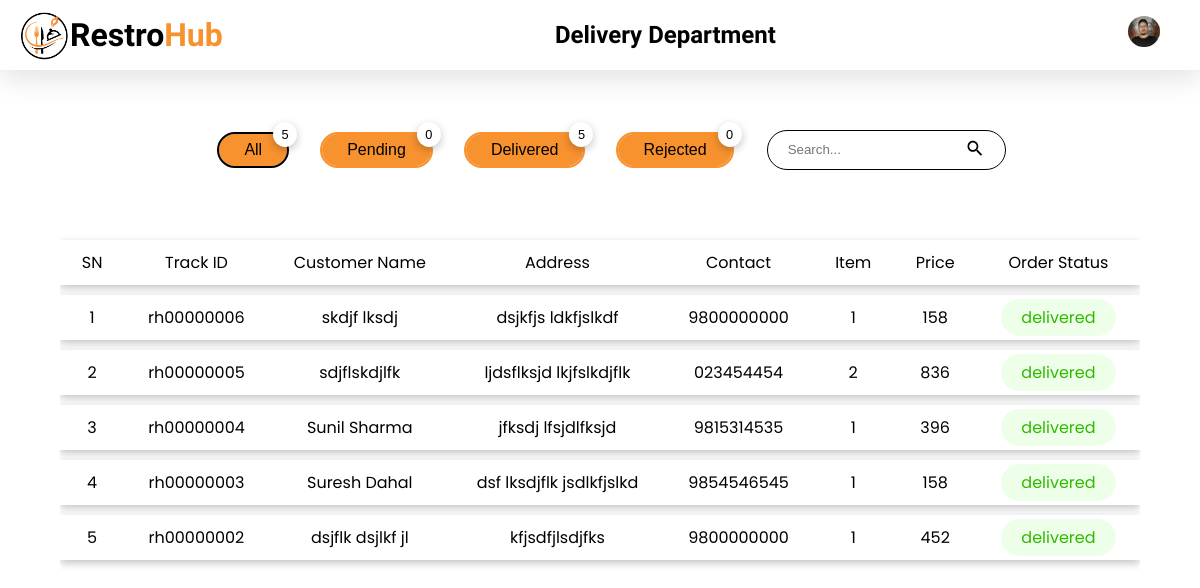
Before: /delivery/index.php?filter=all (signed in) with the older database file.
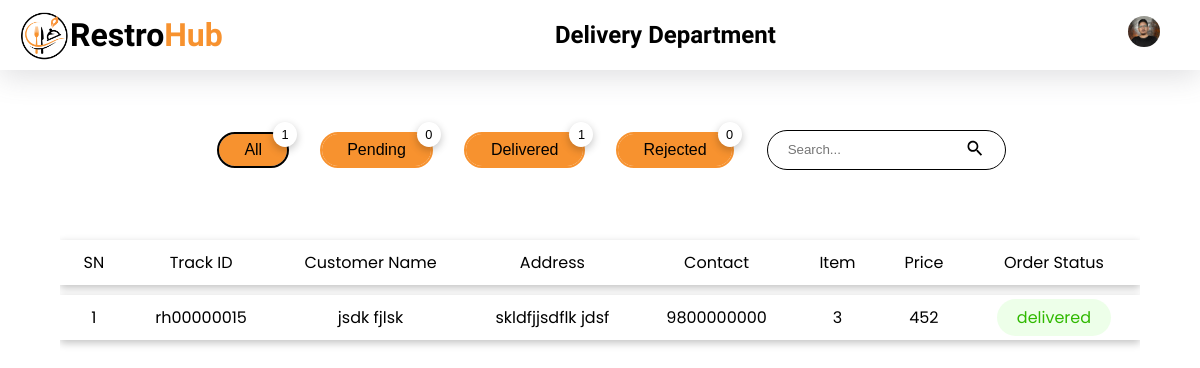
After: the same page with the newer database file.
### tables this page shows
CREATE TABLE `orders` (
  `id` int(11) NOT NULL,
  `c_id` int(11) NOT NULL,
  `track_id` varchar(10) NOT NULL,
  `o_c_id` int(11) NOT NULL,
  `qty` int(11) NOT NULL,
  `f_id` int(11) NOT NULL,
  `total_price` int(10) NOT NULL,
  `note` varchar(100) DEFAULT NULL,
  `payment_method` varchar(10) NOT NULL,
  `delivery_date` date DEFAULT NULL,
  `delivery_time` time DEFAULT NULL,
  `date` datetime NOT NULL
);

CREATE TABLE `order_contact_details` (
  `o_c_id` int(11) NOT NULL,
  `address` varchar(50) NOT NULL,
  `phone` varchar(10) NOT NULL,
  `c_name` varchar(30) NOT NULL
);

CREATE TABLE `to_be_delivered` (
  `tbd_id` int(11) NOT NULL,
  `order_id` int(11) NOT NULL,
  `status` varchar(10) NOT NULL,
  `date` datetime NOT NULL DEFAULT current_timestamp()
);

### delivery/index.php (the view, shortened to what the changed rows need)
<!DOCTYPE html>
<html lang="en">
<head>
    <link rel="stylesheet" href="../styles/style.css">
    <link rel="stylesheet" href="../styles/responsive.css">
</head>
<body>
    <?php
    require './components/header.php'
    ?>
    <main style="margin: 40px 5%;">
        <div class="flex items-center mt-20 justify-center scroll">
            <?php
            $sql = "delete from to_be_delivered where Date(date) < DATE_SUB(NOW(), INTERVAL 1 DAY)";
            mysqli_query($conn, $sql) or die("Something went wrong");
            $sql_all = "select tbd_id from to_be_delivered inner join orders on to_be_delivered.order_id  = orders.id group by orders.c_id, orders.date";
            $result_all = mysqli_query($conn, $sql_all) or die("Query Failed");
            $data_all = mysqli_num_rows($result_all);
            $sql_delivered = "select tbd_id from to_be_delivered inner join orders on to_be_delivered.order_id = orders.id where status = 'delivered' group by orders.c_id, orders.date";
            $result_delivered  = mysqli_query($conn, $sql_delivered) or die("Query Failed");
            $data_delivered = mysqli_num_rows($result_delivered);
            ?>
            <a href="?filter=all" class="ml-35">
                <button class="button border-curve-lg relative <?php if (isset($_GET['filter']) && $_GET['filter'] == "all") echo "active"; ?>">All
                    <div class="count-top shadow"><?php
                                                    echo $data_all;
                                                    ?>
                    </div>
                </button>
            </a>
            <a href="?filter=delivered" class="ml-35">
                <button class="button border-curve-lg relative <?php if (isset($_GET['filter']) && $_GET['filter'] == "delivered") echo "active"; ?>">Delivered
                    <div class="count-top shadow"><?php
                                                    echo $data_delivered;
                                                    ?>
                    </div>
                </button>
            </a>
        </div>
        <?php
        $sql_base = "select count(orders.id) as total_item_bought,
                    orders.c_id,
                    orders.qty,
                    orders.track_id,
                    sum(orders.total_price) as total_price,
                    orders.note,
                    orders.date,
                    orders.f_id,
                    order_contact_details.address,
                    order_contact_details.phone,
                    order_contact_details.c_name,
                    to_be_delivered.tbd_id,
                    to_be_delivered.status,
                    aos.aos_id
                    from orders
                    inner join order_contact_details on orders.o_c_id = order_contact_details.o_c_id
                    inner join to_be_delivered on orders.id = to_be_delivered.order_id
                    inner join aos on orders.id = aos.order_id";
        if (isset($_GET['filter']) && $_GET['filter'] != 'all') {
            $filter_by = $_GET['filter'];
            $sql = $sql_base . "
                    where to_be_delivered.status = '{$filter_by}'
                    group by orders.c_id, orders.date
                    order by orders.id desc
                    ";
            unset($_GET['filter']);
        } else {
            $sql = $sql_base . "
                    group by orders.c_id, orders.date
                    order by orders.id desc
                    ";
        }
        $result = mysqli_query($conn, $sql) or die("Query Failed");
        if (mysqli_num_rows($result) > 0) {
        ?>
            <div class="scroll">
                <table class="mt-20">
                    <tr class="shadow">
                        <th>SN</th>
                        <th>Track ID</th>
                        <th>Customer Name</th>
                        <th>Address</th>
                        <th>Contact</th>
                        <th>Item</th>
                        <th>Price</th>
                        <th>Order Status</th>
                    </tr>
                    <?php
                    $i = 0;
                    while ($row = mysqli_fetch_assoc($result)) {
                        $i++;
                        $address = $row["address"];
                        $phone = $row["phone"];
                        $status = $row["status"];
                        $cid = $row["c_id"];
                        $id = $row["track_id"];
                    ?>
                        <tr class="shadow pointer" onclick="redirectToViewPage('<?php echo base64_encode(serialize($cid)); ?>', '<?php echo base64_encode(serialize($id)); ?>');">
                            <td><?php echo $i; ?> </td>
                            <td><?php echo $row["track_id"]; ?> </td>
                            <td><?php echo $row["c_name"]; ?> </td>
                            <td><?php echo $address; ?> </td>
                            <td><?php echo $phone; ?> </td>
                            <td><?php echo $row['total_item_bought']; ?> </td>
                            <td><?php echo $row["total_price"]; ?> </td>
                            <td><span class="<?php echo $status ?> border-curve-lg p_7-20"><?php echo $status; ?></span></td>
                        </tr>
                    <?php
                    }
                } else {
                    ?>
                    <p class="mt-20 text-center">No records found</p>
                <?php
                }
                ?>
                </table>
            </div>
    </main>
</body>
</html>

Changed rows visible on the page:
removed orders: track "rh00000006", o_c.c_name "skdjf lksdj", o_c.address "dsjkfjs ldkfjslkdf", o_c.phone "9800000000", total_item_bought "1", total_price "158", to_be_delivered.status "delivered"
removed orders: track "rh00000005", o_c.c_name "sdjflskdjlfk", o_c.address "ljdsflksjd lkjfslkdjflk", o_c.phone "023454454", total_item_bought "2", total_price "836", to_be_delivered.status "delivered"
removed orders: track "rh00000004", o_c.c_name "Sunil Sharma", o_c.address "jfksdj lfsjdlfksjd", o_c.phone "9815314535", total_item_bought "1", total_price "396", to_be_delivered.status "delivered"
removed orders: track "rh00000003", o_c.c_name "Suresh Dahal", o_c.address "dsf lksdjflk jsdlkfjslkd", o_c.phone "9854546545", total_item_bought "1", total_price "158", to_be_delivered.status "delivered"
removed orders: track "rh00000002", o_c.c_name "dsjflk dsjlkf jl", o_c.address "kfjsdfjlsdjfks", o_c.phone "9800000000", total_item_bought "1", total_price "452", to_be_delivered.status "delivered"
added orders: track "rh00000015", o_c.c_name "jsdk fjlsk", o_c.address "skldfjjsdflk jdsf", o_c.phone "9800000000", total_item_bought "3", total_price "452", to_be_delivered.status "delivered"
Other visible differences:
$data_all: "5" → "1"
$data_delivered: "5" → "1"
